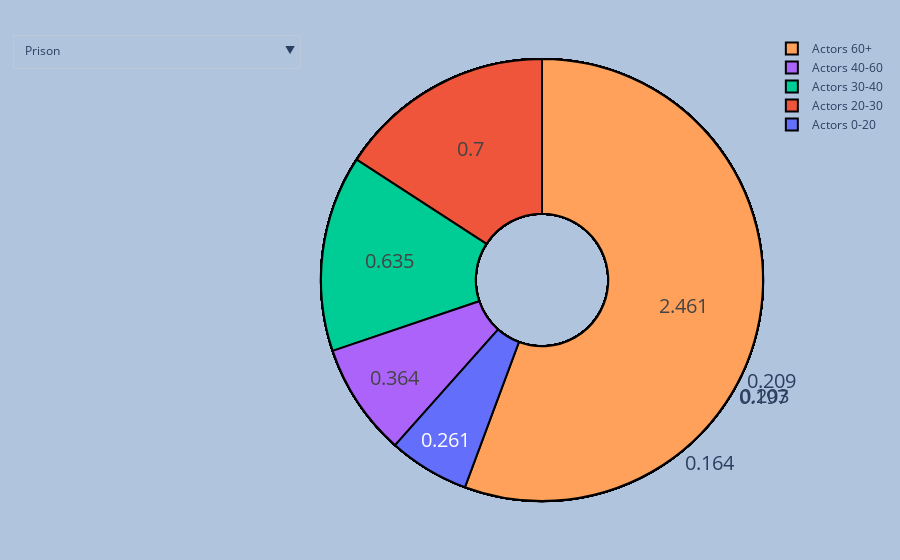

This figure's notebook cell:
### Code cell
import plotly.graph_objects as go
import numpy as np
import pandas as pd

age_columns = [ 'Actors 0-20', 'Actors 20-30', 'Actors 30-40', 'Actors 40-60', 'Actors 60+']
unique_genre = list()
MOVIES["new_genres"].apply(lambda x: unique_genre.extend(ast.literal_eval(x)))
unique_genre = list(set(unique_genre))
df_age = MOVIES[age_columns + ['new_genres']]
dict_themes = {}
for genre in unique_genre:
    df_temp = df_age[df_age["new_genres"].apply(lambda x: genre in x)]
    dict_themes[genre] = df_temp[age_columns].mean().values


df_age = pd.DataFrame.from_dict(dict_themes, orient="index")
df_age = df_age.set_axis(age_columns, axis=1)

# Create figure
fig = go.Figure()


# Add traces for sin, cos, and tan
for genre in df_age.index.values:
    df = df_age.loc[df_age.index == genre]
    fig.add_trace(go.Pie(hole=.3, labels=df.columns.str.capitalize().values, values=np.round(df.values[0], 3, ) , name=genre))

# Add dropdown menu to toggle traces
fig.update_layout(
    updatemenus=[
        dict(
            buttons=[
                dict(label=genre,
                     method='update',
                     args=[{'visible': [False if i !=idx else True for i in range(len(df_age.index.values))]}])
                for idx, genre in enumerate(df_age.index.values)
            ],
            direction='down',
        )
    ]
)
fig.update_traces(hoverinfo='label+percent', textinfo='value', textfont_size=20,
                  marker=dict(colors=plotly.colors.qualitative.Plotly, line=dict(color='#000000', width=2)))
        
fig.update_layout(
    margin=dict(l=20, r=20, t=20, b=20),
    paper_bgcolor="LightSteelBlue",)

fig.show()
# Save as HTML
fig.write_html("saved_plot.html", auto_open=False)

### Figure 1 — Plotly figure (JSON) as saved in the notebook; plotly's stock layout.template omitted (floating-point values rounded to 4 significant figures)
{"data": [{"hole": 0.3, "hoverinfo": "label+percent", "labels": ["Actors 0-20", "Actors 20-30", "Actors 30-40", "Actors 40-60", "Actors 60+"], "marker": {"colors": ["#636EFA", "#EF553B", "#00CC96", "#AB63FA", "#FFA15A", "#19D3F3", "#FF6692", "#B6E880", "#FF97FF", "#FECB52"], "line": {"color": "#000000", "width": 2}}, "name": "Prison", "textfont": {"size": 20}, "textinfo": "value", "type": "pie", "values": [0.203, 1.652, 2.261, 3.116, 3.478]}, {"hole": 0.3, "hoverinfo": "label+percent", "labels": ["Actors 0-20", "Actors 20-30", "Actors 30-40", "Actors 40-60", "Actors 60+"], "marker": {"colors": ["#636EFA", "#EF553B", "#00CC96", "#AB63FA", "#FFA15A", "#19D3F3", "#FF6692", "#B6E880", "#FF97FF", "#FECB52"], "line": {"color": "#000000", "width": 2}}, "name": "Crime", "textfont": {"size": 20}, "textinfo": "value", "type": "pie", "values": [0.3, 1.595, 2.245, 2.547, 2.99]}, {"hole": 0.3, "hoverinfo": "label+percent", "labels": ["Actors 0-20", "Actors 20-30", "Actors 30-40", "Actors 40-60", "Actors 60+"], "marker": {"colors": ["#636EFA", "#EF553B", "#00CC96", "#AB63FA", "#FFA15A", "#19D3F3", "#FF6692", "#B6E880", "#FF97FF", "#FECB52"], "line": {"color": "#000000", "width": 2}}, "name": "Romance", "textfont": {"size": 20}, "textinfo": "value", "type": "pie", "values": [0.433, 1.907, 1.993, 2.047, 3.137]}, {"hole": 0.3, "hoverinfo": "label+percent", "labels": ["Actors 0-20", "Actors 20-30", "Actors 30-40", "Actors 40-60", "Actors 60+"], "marker": {"colors": ["#636EFA", "#EF553B", "#00CC96", "#AB63FA", "#FFA15A", "#19D3F3", "#FF6692", "#B6E880", "#FF97FF", "#FECB52"], "line": {"color": "#000000", "width": 2}}, "name": "Religious Film", "textfont": {"size": 20}, "textinfo": "value", "type": "pie", "values": [0.56, 1.552, 2.121, 3.198, 4.69]}, {"hole": 0.3, "hoverinfo": "label+percent", "labels": ["Actors 0-20", "Actors 20-30", "Actors 30-40", "Actors 40-60", "Actors 60+"], "marker": {"colors": ["#636EFA", "#EF553B", "#00CC96", "#AB63FA", "#FFA15A", "#19D3F3", "#FF6692", "#B6E880", "#FF97FF", "#FECB52"], "line": {"color": "#000000", "width": 2}}, "name": "Western", "textfont": {"size": 20}, "textinfo": "value", "type": "pie", "values": [0.164, 0.889, 1.385, 1.476, 2.409]}, {"hole": 0.3, "hoverinfo": "label+percent", "labels": ["Actors 0-20", "Actors 20-30", "Actors 30-40", "Actors 40-60", "Actors 60+"], "marker": {"colors": ["#636EFA", "#EF553B", "#00CC96", "#AB63FA", "#FFA15A", "#19D3F3", "#FF6692", "#B6E880", "#FF97FF", "#FECB52"], "line": {"color": "#000000", "width": 2}}, "name": "War/combat", "textfont": {"size": 20}, "textinfo": "value", "type": "pie", "values": [0.27, 1.563, 2.108, 2.183, 2.865]}, {"hole": 0.3, "hoverinfo": "label+percent", "labels": ["Actors 0-20", "Actors 20-30", "Actors 30-40", "Actors 40-60", "Actors 60+"], "marker": {"colors": ["#636EFA", "#EF553B", "#00CC96", "#AB63FA", "#FFA15A", "#19D3F3", "#FF6692", "#B6E880", "#FF97FF", "#FECB52"], "line": {"color": "#000000", "width": 2}}, "name": "Comedy", "textfont": {"size": 20}, "textinfo": "value", "type": "pie", "values": [0.488, 1.456, 1.797, 2.054, 2.72]}, {"hole": 0.3, "hoverinfo": "label+percent", "labels": ["Actors 0-20", "Actors 20-30", "Actors 30-40", "Actors 40-60", "Actors 60+"], "marker": {"colors": ["#636EFA", "#EF553B", "#00CC96", "#AB63FA", "#FFA15A", "#19D3F3", "#FF6692", "#B6E880", "#FF97FF", "#FECB52"], "line": {"color": "#000000", "width": 2}}, "name": "Coming of age", "textfont": {"size": 20}, "textinfo": "value", "type": "pie", "values": [1.7, 2.917, 1.669, 2.341, 3.372]}, {"hole": 0.3, "hoverinfo": "label+percent", "labels": ["Actors 0-20", "Actors 20-30", "Actors 30-40", "Actors 40-60", "Actors 60+"], "marker": {"colors": ["#636EFA", "#EF553B", "#00CC96", "#AB63FA", "#FFA15A", "#19D3F3", "#FF6692", "#B6E880", "#FF97FF", "#FECB52"], "line": {"color": "#000000", "width": 2}}, "name": "Sports", "textfont": {"size": 20}, "textinfo": "value", "type": "pie", "values": [0.668, 1.959, 2.263, 2.397, 2.974]}, {"hole": 0.3, "hoverinfo": "label+percent", "labels": ["Actors 0-20", "Actors 20-30", "Actors 30-40", "Actors 40-60", "Actors 60+"], "marker": {"colors": ["#636EFA", "#EF553B", "#00CC96", "#AB63FA", "#FFA15A", "#19D3F3", "#FF6692", "#B6E880", "#FF97FF", "#FECB52"], "line": {"color": "#000000", "width": 2}}, "name": "Mystery/Suspense", "textfont": {"size": 20}, "textinfo": "value", "type": "pie", "values": [0.393, 1.53, 2.208, 2.626, 3.385]}, {"hole": 0.3, "hoverinfo": "label+percent", "labels": ["Actors 0-20", "Actors 20-30", "Actors 30-40", "Actors 40-60", "Actors 60+"], "marker": {"colors": ["#636EFA", "#EF553B", "#00CC96", "#AB63FA", "#FFA15A", "#19D3F3", "#FF6692", "#B6E880", "#FF97FF", "#FECB52"], "line": {"color": "#000000", "width": 2}}, "name": "Short Film", "textfont": {"size": 20}, "textinfo": "value", "type": "pie", "values": [0.23, 0.23, 0.317, 0.383, 1.451]}, {"hole": 0.3, "hoverinfo": "label+percent", "labels": ["Actors 0-20", "Actors 20-30", "Actors 30-40", "Actors 40-60", "Actors 60+"], "marker": {"colors": ["#636EFA", "#EF553B", "#00CC96", "#AB63FA", "#FFA15A", "#19D3F3", "#FF6692", "#B6E880", "#FF97FF", "#FECB52"], "line": {"color": "#000000", "width": 2}}, "name": "Drama", "textfont": {"size": 20}, "textinfo": "value", "type": "pie", "values": [0.402, 1.462, 1.711, 2.008, 3.064]}, {"hole": 0.3, "hoverinfo": "label+percent", "labels": ["Actors 0-20", "Actors 20-30", "Actors 30-40", "Actors 40-60", "Actors 60+"], "marker": {"colors": ["#636EFA", "#EF553B", "#00CC96", "#AB63FA", "#FFA15A", "#19D3F3", "#FF6692", "#B6E880", "#FF97FF", "#FECB52"], "line": {"color": "#000000", "width": 2}}, "name": "Non-fiction/Educational", "textfont": {"size": 20}, "textinfo": "value", "type": "pie", "values": [0.226, 0.877, 1.308, 1.689, 2.207]}, {"hole": 0.3, "hoverinfo": "label+percent", "labels": ["Actors 0-20", "Actors 20-30", "Actors 30-40", "Actors 40-60", "Actors 60+"], "marker": {"colors": ["#636EFA", "#EF553B", "#00CC96", "#AB63FA", "#FFA15A", "#19D3F3", "#FF6692", "#B6E880", "#FF97FF", "#FECB52"], "line": {"color": "#000000", "width": 2}}, "name": "Holiday Film", "textfont": {"size": 20}, "textinfo": "value", "type": "pie", "values": [1.602, 1.12, 2.056, 3.463, 3.481]}, {"hole": 0.3, "hoverinfo": "label+percent", "labels": ["Actors 0-20", "Actors 20-30", "Actors 30-40", "Actors 40-60", "Actors 60+"], "marker": {"colors": ["#636EFA", "#EF553B", "#00CC96", "#AB63FA", "#FFA15A", "#19D3F3", "#FF6692", "#B6E880", "#FF97FF", "#FECB52"], "line": {"color": "#000000", "width": 2}}, "name": "Action/Adventure", "textfont": {"size": 20}, "textinfo": "value", "type": "pie", "values": [0.43, 1.62, 2.24, 2.742, 2.92]}, {"hole": 0.3, "hoverinfo": "label+percent", "labels": ["Actors 0-20", "Actors 20-30", "Actors 30-40", "Actors 40-60", "Actors 60+"], "marker": {"colors": ["#636EFA", "#EF553B", "#00CC96", "#AB63FA", "#FFA15A", "#19D3F3", "#FF6692", "#B6E880", "#FF97FF", "#FECB52"], "line": {"color": "#000000", "width": 2}}, "name": "World cinema", "textfont": {"size": 20}, "textinfo": "value", "type": "pie", "values": [0.297, 1.622, 1.676, 2.024, 4.099]}, {"hole": 0.3, "hoverinfo": "label+percent", "labels": ["Actors 0-20", "Actors 20-30", "Actors 30-40", "Actors 40-60", "Actors 60+"], "marker": {"colors": ["#636EFA", "#EF553B", "#00CC96", "#AB63FA", "#FFA15A", "#19D3F3", "#FF6692", "#B6E880", "#FF97FF", "#FECB52"], "line": {"color": "#000000", "width": 2}}, "name": "Children's/Family", "textfont": {"size": 20}, "textinfo": "value", "type": "pie", "values": [1.178, 0.915, 1.404, 2.458, 2.387]}, {"hole": 0.3, "hoverinfo": "label+percent", "labels": ["Actors 0-20", "Actors 20-30", "Actors 30-40", "Actors 40-60", "Actors 60+"], "marker": {"colors": ["#636EFA", "#EF553B", "#00CC96", "#AB63FA", "#FFA15A", "#19D3F3", "#FF6692", "#B6E880", "#FF97FF", "#FECB52"], "line": {"color": "#000000", "width": 2}}, "name": "Supernatural/Monster", "textfont": {"size": 20}, "textinfo": "value", "type": "pie", "values": [0.568, 1.938, 2.21, 2.48, 3.518]}, {"hole": 0.3, "hoverinfo": "label+percent", "labels": ["Actors 0-20", "Actors 20-30", "Actors 30-40", "Actors 40-60", "Actors 60+"], "marker": {"colors": ["#636EFA", "#EF553B", "#00CC96", "#AB63FA", "#FFA15A", "#19D3F3", "#FF6692", "#B6E880", "#FF97FF", "#FECB52"], "line": {"color": "#000000", "width": 2}}, "name": "Thriller", "textfont": {"size": 20}, "textinfo": "value", "type": "pie", "values": [0.35, 1.711, 2.429, 2.831, 3.233]}, {"hole": 0.3, "hoverinfo": "label+percent", "labels": ["Actors 0-20", "Actors 20-30", "Actors 30-40", "Actors 40-60", "Actors 60+"], "marker": {"colors": ["#636EFA", "#EF553B", "#00CC96", "#AB63FA", "#FFA15A", "#19D3F3", "#FF6692", "#B6E880", "#FF97FF", "#FECB52"], "line": {"color": "#000000", "width": 2}}, "name": "Animation", "textfont": {"size": 20}, "textinfo": "value", "type": "pie", "values": [0.397, 0.633, 1.267, 2.08, 1.734]}, {"hole": 0.3, "hoverinfo": "label+percent", "labels": ["Actors 0-20", "Actors 20-30", "Actors 30-40", "Actors 40-60", "Actors 60+"], "marker": {"colors": ["#636EFA", "#EF553B", "#00CC96", "#AB63FA", "#FFA15A", "#19D3F3", "#FF6692", "#B6E880", "#FF97FF", "#FECB52"], "line": {"color": "#000000", "width": 2}}, "name": "Teen", "textfont": {"size": 20}, "textinfo": "value", "type": "pie", "values": [1.936, 4.263, 1.688, 2.365, 2.947]}, {"hole": 0.3, "hoverinfo": "label+percent", "labels": ["Actors 0-20", "Actors 20-30", "Actors 30-40", "Actors 40-60", "Actors 60+"], "marker": {"colors": ["#636EFA", "#EF553B", "#00CC96", "#AB63FA", "#FFA15A", "#19D3F3", "#FF6692", "#B6E880", "#FF97FF", "#FECB52"], "line": {"color": "#000000", "width": 2}}, "name": "Adult", "textfont": {"size": 20}, "textinfo": "value", "type": "pie", "values": [0.319, 2.223, 1.986, 1.884, 2.755]}, {"hole": 0.3, "hoverinfo": "label+percent", "labels": ["Actors 0-20", "Actors 20-30", "Actors 30-40", "Actors 40-60", "Actors 60+"], "marker": {"colors": ["#636EFA", "#EF553B", "#00CC96", "#AB63FA", "#FFA15A", "#19D3F3", "#FF6692", "#B6E880", "#FF97FF", "#FECB52"], "line": {"color": "#000000", "width": 2}}, "name": "Political", "textfont": {"size": 20}, "textinfo": "value", "type": "pie", "values": [0.197, 1.168, 2.074, 2.879, 3.035]}, {"hole": 0.3, "hoverinfo": "label+percent", "labels": ["Actors 0-20", "Actors 20-30", "Actors 30-40", "Actors 40-60", "Actors 60+"], "marker": {"colors": ["#636EFA", "#EF553B", "#00CC96", "#AB63FA", "#FFA15A", "#19D3F3", "#FF6692", "#B6E880", "#FF97FF", "#FECB52"], "line": {"color": "#000000", "width": 2}}, "name": "Adaptation", "textfont": {"size": 20}, "textinfo": "value", "type": "pie", "values": [0.743, 2.016, 2.808, 3.633, 3.643]}, {"hole": 0.3, "hoverinfo": "label+percent", "labels": ["Actors 0-20", "Actors 20-30", "Actors 30-40", "Actors 40-60", "Actors 60+"], "marker": {"colors": ["#636EFA", "#EF553B", "#00CC96", "#AB63FA", "#FFA15A", "#19D3F3", "#FF6692", "#B6E880", "#FF97FF", "#FECB52"], "line": {"color": "#000000", "width": 2}}, "name": "Fantasy", "textfont": {"size": 20}, "textinfo": "value", "type": "pie", "values": [0.899, 1.602, 2.431, 3.29, 3.657]}, {"hole": 0.3, "hoverinfo": "label+percent", "labels": ["Actors 0-20", "Actors 20-30", "Actors 30-40", "Actors 40-60", "Actors 60+"], "marker": {"colors": ["#636EFA", "#EF553B", "#00CC96", "#AB63FA", "#FFA15A", "#19D3F3", "#FF6692", "#B6E880", "#FF97FF", "#FECB52"], "line": {"color": "#000000", "width": 2}}, "name": "Disaster/Dystopia", "textfont": {"size": 20}, "textinfo": "value", "type": "pie", "values": [0.523, 1.887, 2.773, 3.508, 3.027]}, {"hole": 0.3, "hoverinfo": "label+percent", "labels": ["Actors 0-20", "Actors 20-30", "Actors 30-40", "Actors 40-60", "Actors 60+"], "marker": {"colors": ["#636EFA", "#EF553B", "#00CC96", "#AB63FA", "#FFA15A", "#19D3F3", "#FF6692", "#B6E880", "#FF97FF", "#FECB52"], "line": {"color": "#000000", "width": 2}}, "name": "Historical", "textfont": {"size": 20}, "textinfo": "value", "type": "pie", "values": [0.593, 1.933, 2.564, 3.22, 3.52]}, {"hole": 0.3, "hoverinfo": "label+percent", "labels": ["Actors 0-20", "Actors 20-30", "Actors 30-40", "Actors 40-60", "Actors 60+"], "marker": {"colors": ["#636EFA", "#EF553B", "#00CC96", "#AB63FA", "#FFA15A", "#19D3F3", "#FF6692", "#B6E880", "#FF97FF", "#FECB52"], "line": {"color": "#000000", "width": 2}}, "name": "Indie", "textfont": {"size": 20}, "textinfo": "value", "type": "pie", "values": [0.349, 1.173, 1.288, 1.462, 3.291]}, {"hole": 0.3, "hoverinfo": "label+percent", "labels": ["Actors 0-20", "Actors 20-30", "Actors 30-40", "Actors 40-60", "Actors 60+"], "marker": {"colors": ["#636EFA", "#EF553B", "#00CC96", "#AB63FA", "#FFA15A", "#19D3F3", "#FF6692", "#B6E880", "#FF97FF", "#FECB52"], "line": {"color": "#000000", "width": 2}}, "name": "Unconventional", "textfont": {"size": 20}, "textinfo": "value", "type": "pie", "values": [0.299, 1.597, 1.659, 1.651, 4.124]}, {"hole": 0.3, "hoverinfo": "label+percent", "labels": ["Actors 0-20", "Actors 20-30", "Actors 30-40", "Actors 40-60", "Actors 60+"], "marker": {"colors": ["#636EFA", "#EF553B", "#00CC96", "#AB63FA", "#FFA15A", "#19D3F3", "#FF6692", "#B6E880", "#FF97FF", "#FECB52"], "line": {"color": "#000000", "width": 2}}, "name": "Friendships, Family & Personal Relationships", "textfont": {"size": 20}, "textinfo": "value", "type": "pie", "values": [0.504, 2.131, 3.391, 3.577, 2.905]}, {"hole": 0.3, "hoverinfo": "label+percent", "labels": ["Actors 0-20", "Actors 20-30", "Actors 30-40", "Actors 40-60", "Actors 60+"], "marker": {"colors": ["#636EFA", "#EF553B", "#00CC96", "#AB63FA", "#FFA15A", "#19D3F3", "#FF6692", "#B6E880", "#FF97FF", "#FECB52"], "line": {"color": "#000000", "width": 2}}, "name": "LGBT", "textfont": {"size": 20}, "textinfo": "value", "type": "pie", "values": [0.478, 2.24, 1.967, 2.386, 3.891]}, {"hole": 0.3, "hoverinfo": "label+percent", "labels": ["Actors 0-20", "Actors 20-30", "Actors 30-40", "Actors 40-60", "Actors 60+"], "marker": {"colors": ["#636EFA", "#EF553B", "#00CC96", "#AB63FA", "#FFA15A", "#19D3F3", "#FF6692", "#B6E880", "#FF97FF", "#FECB52"], "line": {"color": "#000000", "width": 2}}, "name": "Spy", "textfont": {"size": 20}, "textinfo": "value", "type": "pie", "values": [0.209, 1.41, 2.54, 2.996, 2.448]}, {"hole": 0.3, "hoverinfo": "label+percent", "labels": ["Actors 0-20", "Actors 20-30", "Actors 30-40", "Actors 40-60", "Actors 60+"], "marker": {"colors": ["#636EFA", "#EF553B", "#00CC96", "#AB63FA", "#FFA15A", "#19D3F3", "#FF6692", "#B6E880", "#FF97FF", "#FECB52"], "line": {"color": "#000000", "width": 2}}, "name": "Music/Dance", "textfont": {"size": 20}, "textinfo": "value", "type": "pie", "values": [0.468, 1.786, 1.723, 1.818, 2.884]}, {"hole": 0.3, "hoverinfo": "label+percent", "labels": ["Actors 0-20", "Actors 20-30", "Actors 30-40", "Actors 40-60", "Actors 60+"], "marker": {"colors": ["#636EFA", "#EF553B", "#00CC96", "#AB63FA", "#FFA15A", "#19D3F3", "#FF6692", "#B6E880", "#FF97FF", "#FECB52"], "line": {"color": "#000000", "width": 2}}, "name": "Other", "textfont": {"size": 20}, "textinfo": "value", "type": "pie", "values": [0.632, 1.984, 2.549, 2.947, 3.236]}, {"hole": 0.3, "hoverinfo": "label+percent", "labels": ["Actors 0-20", "Actors 20-30", "Actors 30-40", "Actors 40-60", "Actors 60+"], "marker": {"colors": ["#636EFA", "#EF553B", "#00CC96", "#AB63FA", "#FFA15A", "#19D3F3", "#FF6692", "#B6E880", "#FF97FF", "#FECB52"], "line": {"color": "#000000", "width": 2}}, "name": "Science Fiction", "textfont": {"size": 20}, "textinfo": "value", "type": "pie", "values": [0.549, 1.691, 2.5, 3.038, 3.305]}, {"hole": 0.3, "hoverinfo": "label+percent", "labels": ["Actors 0-20", "Actors 20-30", "Actors 30-40", "Actors 40-60", "Actors 60+"], "marker": {"colors": ["#636EFA", "#EF553B", "#00CC96", "#AB63FA", "#FFA15A", "#19D3F3", "#FF6692", "#B6E880", "#FF97FF", "#FECB52"], "line": {"color": "#000000", "width": 2}}, "name": "Culture & Society", "textfont": {"size": 20}, "textinfo": "value", "type": "pie", "values": [0.156, 0.838, 1.131, 1.401, 1.812]}, {"hole": 0.3, "hoverinfo": "label+percent", "labels": ["Actors 0-20", "Actors 20-30", "Actors 30-40", "Actors 40-60", "Actors 60+"], "marker": {"colors": ["#636EFA", "#EF553B", "#00CC96", "#AB63FA", "#FFA15A", "#19D3F3", "#FF6692", "#B6E880", "#FF97FF", "#FECB52"], "line": {"color": "#000000", "width": 2}}, "name": "Horror", "textfont": {"size": 20}, "textinfo": "value", "type": "pie", "values": [0.409, 1.814, 1.807, 2.01, 3.557]}, {"hole": 0.3, "hoverinfo": "label+percent", "labels": ["Actors 0-20", "Actors 20-30", "Actors 30-40", "Actors 40-60", "Actors 60+"], "marker": {"colors": ["#636EFA", "#EF553B", "#00CC96", "#AB63FA", "#FFA15A", "#19D3F3", "#FF6692", "#B6E880", "#FF97FF", "#FECB52"], "line": {"color": "#000000", "width": 2}}, "name": "Asian Movies", "textfont": {"size": 20}, "textinfo": "value", "type": "pie", "values": [0.327, 1.71, 1.639, 1.83, 2.727]}, {"hole": 0.3, "hoverinfo": "label+percent", "labels": ["Actors 0-20", "Actors 20-30", "Actors 30-40", "Actors 40-60", "Actors 60+"], "marker": {"colors": ["#636EFA", "#EF553B", "#00CC96", "#AB63FA", "#FFA15A", "#19D3F3", "#FF6692", "#B6E880", "#FF97FF", "#FECB52"], "line": {"color": "#000000", "width": 2}}, "name": "Old-fashioned/classical style", "textfont": {"size": 20}, "textinfo": "value", "type": "pie", "values": [0.261, 0.7, 0.635, 0.364, 2.461]}], "layout": {"margin": {"b": 20, "l": 20, "r": 20, "t": 20}, "paper_bgcolor": "LightSteelBlue", "updatemenus": [{"buttons": [{"args": [{"visible": [true, false, false, false, false, false, false, false, false, false, false, false, false, false, false, false, false, false, false, false, false, false, false, false, false, false, false, false, false, false, false, false, false, false, false, false, false, false, false]}], "label": "Prison", "method": "update"}, {"args": [{"visible": [false, true, false, false, false, false, false, false, false, false, false, false, false, false, false, false, false, false, false, false, false, false, false, false, false, false, false, false, false, false, false, false, false, false, false, false, false, false, false]}], "label": "Crime", "method": "update"}, {"args": [{"visible": [false, false, true, false, false, false, false, false, false, false, false, false, false, false, false, false, false, false, false, false, false, false, false, false, false, false, false, false, false, false, false, false, false, false, false, false, false, false, false]}], "label": "Romance", "method": "update"}, {"args": [{"visible": [false, false, false, true, false, false, false, false, false, false, false, false, false, false, false, false, false, false, false, false, false, false, false, false, false, false, false, false, false, false, false, false, false, false, false, false, false, false, false]}], "label": "Religious Film", "method": "update"}, {"args": [{"visible": [false, false, false, false, true, false, false, false, false, false, false, false, false, false, false, false, false, false, false, false, false, false, false, false, false, false, false, false, false, false, false, false, false, false, false, false, false, false, false]}], "label": "Western", "method": "update"}, {"args": [{"visible": [false, false, false, false, false, true, false, false, false, false, false, false, false, false, false, false, false, false, false, false, false, false, false, false, false, false, false, false, false, false, false, false, false, false, false, false, false, false, false]}], "label": "War/combat", "method": "update"}, {"args": [{"visible": [false, false, false, false, false, false, true, false, false, false, false, false, false, false, false, false, false, false, false, false, false, false, false, false, false, false, false, false, false, false, false, false, false, false, false, false, false, false, false]}], "label": "Comedy", "method": "update"}, {"args": [{"visible": [false, false, false, false, false, false, false, true, false, false, false, false, false, false, false, false, false, false, false, false, false, false, false, false, false, false, false, false, false, false, false, false, false, false, false, false, false, false, false]}], "label": "Coming of age", "method": "update"}, {"args": [{"visible": [false, false, false, false, false, false, false, false, true, false, false, false, false, false, false, false, false, false, false, false, false, false, false, false, false, false, false, false, false, false, false, false, false, false, false, false, false, false, false]}], "label": "Sports", "method": "update"}, {"args": [{"visible": [false, false, false, false, false, false, false, false, false, true, false, false, false, false, false, false, false, false, false, false, false, false, false, false, false, false, false, false, false, false, false, false, false, false, false, false, false, false, false]}], "label": "Mystery/Suspense", "method": "update"}, {"args": [{"visible": [false, false, false, false, false, false, false, false, false, false, true, false, false, false, false, false, false, false, false, false, false, false, false, false, false, false, false, false, false, false, false, false, false, false, false, false, false, false, false]}], "label": "Short Film", "method": "update"}, {"args": [{"visible": [false, false, false, false, false, false, false, false, false, false, false, true, false, false, false, false, false, false, false, false, false, false, false, false, false, false, false, false, false, false, false, false, false, false, false, false, false, false, false]}], "label": "Drama", "method": "update"}, {"args": [{"visible": [false, false, false, false, false, false, false, false, false, false, false, false, true, false, false, false, false, false, false, false, false, false, false, false, false, false, false, false, false, false, false, false, false, false, false, false, false, false, false]}], "label": "Non-fiction/Educational", "method": "update"}, {"args": [{"visible": [false, false, false, false, false, false, false, false, false, false, false, false, false, true, false, false, false, false, false, false, false, false, false, false, false, false, false, false, false, false, false, false, false, false, false, false, false, false, false]}], "label": "Holiday Film", "method": "update"}, {"args": [{"visible": [false, false, false, false, false, false, false, false, false, false, false, false, false, false, true, false, false, false, false, false, false, false, false, false, false, false, false, false, false, false, false, false, false, false, false, false, false, false, false]}], "label": "Action/Adventure", "method": "update"}, {"args": [{"visible": [false, false, false, false, false, false, false, false, false, false, false, false, false, false, false, true, false, false, false, false, false, false, false, false, false, false, false, false, false, false, false, false, false, false, false, false, false, false, false]}], "label": "World cinema", "method": "update"}, {"args": [{"visible": [false, false, false, false, false, false, false, false, false, false, false, false, false, false, false, false, true, false, false, false, false, false, false, false, false, false, false, false, false, false, false, false, false, false, false, false, false, false, false]}], "label": "Children's/Family", "method": "update"}, {"args": [{"visible": [false, false, false, false, false, false, false, false, false, false, false, false, false, false, false, false, false, true, false, false, false, false, false, false, false, false, false, false, false, false, false, false, false, false, false, false, false, false, false]}], "label": "Supernatural/Monster", "method": "update"}, {"args": [{"visible": [false, false, false, false, false, false, false, false, false, false, false, false, false, false, false, false, false, false, true, false, false, false, false, false, false, false, false, false, false, false, false, false, false, false, false, false, false, false, false]}], "label": "Thriller", "method": "update"}, {"args": [{"visible": [false, false, false, false, false, false, false, false, false, false, false, false, false, false, false, false, false, false, false, true, false, false, false, false, false, false, false, false, false, false, false, false, false, false, false, false, false, false, false]}], "label": "Animation", "method": "update"}, {"args": [{"visible": [false, false, false, false, false, false, false, false, false, false, false, false, false, false, false, false, false, false, false, false, true, false, false, false, false, false, false, false, false, false, false, false, false, false, false, false, false, false, false]}], "label": "Teen", "method": "update"}, {"args": [{"visible": [false, false, false, false, false, false, false, false, false, false, false, false, false, false, false, false, false, false, false, false, false, true, false, false, false, false, false, false, false, false, false, false, false, false, false, false, false, false, false]}], "label": "Adult", "method": "update"}, {"args": [{"visible": [false, false, false, false, false, false, false, false, false, false, false, false, false, false, false, false, false, false, false, false, false, false, true, false, false, false, false, false, false, false, false, false, false, false, false, false, false, false, false]}], "label": "Political", "method": "update"}, {"args": [{"visible": [false, false, false, false, false, false, false, false, false, false, false, false, false, false, false, false, false, false, false, false, false, false, false, true, false, false, false, false, false, false, false, false, false, false, false, false, false, false, false]}], "label": "Adaptation", "method": "update"}, {"args": [{"visible": [false, false, false, false, false, false, false, false, false, false, false, false, false, false, false, false, false, false, false, false, false, false, false, false, true, false, false, false, false, false, false, false, false, false, false, false, false, false, false]}], "label": "Fantasy", "method": "update"}, {"args": [{"visible": [false, false, false, false, false, false, false, false, false, false, false, false, false, false, false, false, false, false, false, false, false, false, false, false, false, true, false, false, false, false, false, false, false, false, false, false, false, false, false]}], "label": "Disaster/Dystopia", "method": "update"}, {"args": [{"visible": [false, false, false, false, false, false, false, false, false, false, false, false, false, false, false, false, false, false, false, false, false, false, false, false, false, false, true, false, false, false, false, false, false, false, false, false, false, false, false]}], "label": "Historical", "method": "update"}, {"args": [{"visible": [false, false, false, false, false, false, false, false, false, false, false, false, false, false, false, false, false, false, false, false, false, false, false, false, false, false, false, true, false, false, false, false, false, false, false, false, false, false, false]}], "label": "Indie", "method": "update"}, {"args": [{"visible": [false, false, false, false, false, false, false, false, false, false, false, false, false, false, false, false, false, false, false, false, false, false, false, false, false, false, false, false, true, false, false, false, false, false, false, false, false, false, false]}], "label": "Unconventional", "method": "update"}, {"args": [{"visible": [false, false, false, false, false, false, false, false, false, false, false, false, false, false, false, false, false, false, false, false, false, false, false, false, false, false, false, false, false, true, false, false, false, false, false, false, false, false, false]}], "label": "Friendships, Family & Personal Relationships", "method": "update"}, {"args": [{"visible": [false, false, false, false, false, false, false, false, false, false, false, false, false, false, false, false, false, false, false, false, false, false, false, false, false, false, false, false, false, false, true, false, false, false, false, false, false, false, false]}], "label": "LGBT", "method": "update"}, {"args": [{"visible": [false, false, false, false, false, false, false, false, false, false, false, false, false, false, false, false, false, false, false, false, false, false, false, false, false, false, false, false, false, false, false, true, false, false, false, false, false, false, false]}], "label": "Spy", "method": "update"}, {"args": [{"visible": [false, false, false, false, false, false, false, false, false, false, false, false, false, false, false, false, false, false, false, false, false, false, false, false, false, false, false, false, false, false, false, false, true, false, false, false, false, false, false]}], "label": "Music/Dance", "method": "update"}, {"args": [{"visible": [false, false, false, false, false, false, false, false, false, false, false, false, false, false, false, false, false, false, false, false, false, false, false, false, false, false, false, false, false, false, false, false, false, true, false, false, false, false, false]}], "label": "Other", "method": "update"}, {"args": [{"visible": [false, false, false, false, false, false, false, false, false, false, false, false, false, false, false, false, false, false, false, false, false, false, false, false, false, false, false, false, false, false, false, false, false, false, true, false, false, false, false]}], "label": "Science Fiction", "method": "update"}, {"args": [{"visible": [false, false, false, false, false, false, false, false, false, false, false, false, false, false, false, false, false, false, false, false, false, false, false, false, false, false, false, false, false, false, false, false, false, false, false, true, false, false, false]}], "label": "Culture & Society", "method": "update"}, {"args": [{"visible": [false, false, false, false, false, false, false, false, false, false, false, false, false, false, false, false, false, false, false, false, false, false, false, false, false, false, false, false, false, false, false, false, false, false, false, false, true, false, false]}], "label": "Horror", "method": "update"}, {"args": [{"visible": [false, false, false, false, false, false, false, false, false, false, false, false, false, false, false, false, false, false, false, false, false, false, false, false, false, false, false, false, false, false, false, false, false, false, false, false, false, true, false]}], "label": "Asian Movies", "method": "update"}, {"args": [{"visible": [false, false, false, false, false, false, false, false, false, false, false, false, false, false, false, false, false, false, false, false, false, false, false, false, false, false, false, false, false, false, false, false, false, false, false, false, false, false, true]}], "label": "Old-fashioned/classical style", "method": "update"}], "direction": "down"}]}}
